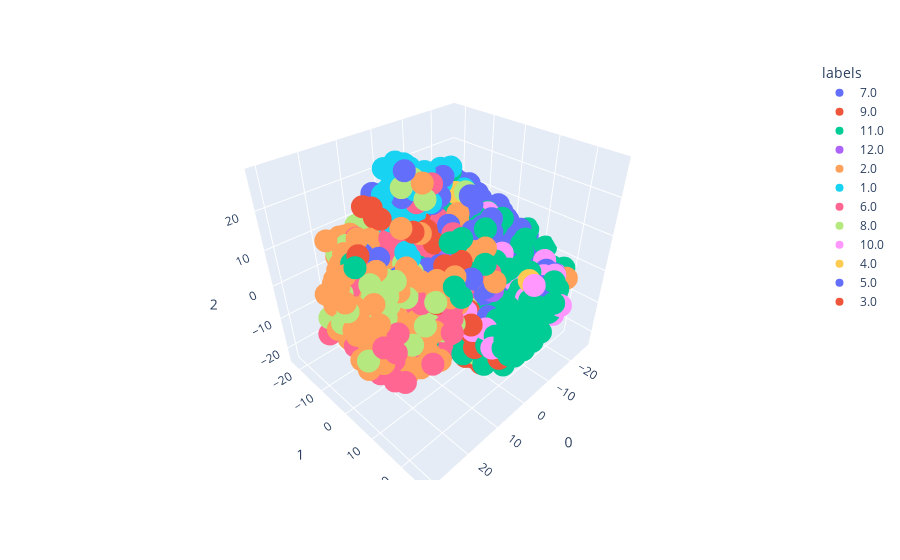

Notebook source saved alongside this figure:
### Code cell
val_loader = DataLoader(
    val_dataset,
    batch_size=32,
    shuffle=False,
    drop_last=True,
    pin_memory=True,
    num_workers=NUM_WORKERS,
)

checkpoint = os.path.join(
    proj_dir,
    'SimCLR/lightning_logs/version_7/checkpoints/epoch=141-step=7810.ckpt'
)

simclr_trained = SimCLR.load_from_checkpoint(checkpoint)
plot_features(simclr_trained, val_loader, len(font_group_map), 2048, 32, 1000)
